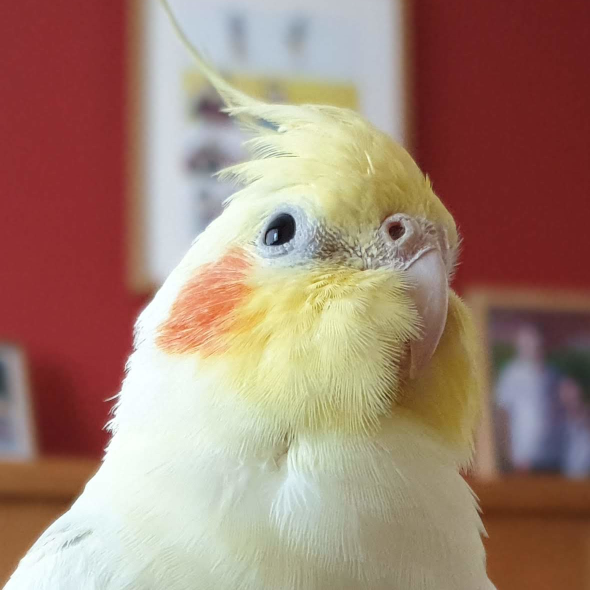
#> input picture utils/images_to_encode/example1.jpg, 1180 x 1180 px (shown at 1/2 size)
$ python image_encoder.py
#> lines starting #> are read from the running program, lines starting #| are printed output that depends on the picture
"""
Uses imagemagick to convert the images into the correct size and format
and then spits the images out into a .txt file in this format:
- Each ascii character worth a nibble (b bits, half a byte)
- Yes, this is shockingly inefficient
- There must be an integer number of bytes within the file
- First byte is the width of the image (so max width is 256)
- Second byte is the height of the image (so max height is 256)
- Subsequent bytes are the data in the image, left to right and top to bottom

Use the OPTIONS constant to change what gets converted
"""

# OPTIONS: input file name, convert to this width, convert to this height, output to this txt file
OPTIONS = [
    ["example1.jpg", 128, 128, "example1.txt"],
    ["example2.jpg", 60, 60, "example2.txt"],
    ["test.png", 3, 3, "test.txt"],
]

from PIL import Image
import os
from time import sleep

# Currently only supports RGB565

def main():
    if not os.path.exists("output"):
        os.makedirs("output")

    for row in OPTIONS:
        source_file = os.path.join("images_to_encode", row[0])
        output_image_width = row[1]
        output_image_height = row[2]
        output_image_file_name = row[3]

        if output_image_width > 0xFFFF:
            output_image_width = 0xFFFF
        elif output_image_width < 0x0000:
            output_image_width = 0x0000

        if output_image_height > 0xFFFF:
            output_image_height = 0xFFFF
        elif output_image_height < 0x0000:
            output_image_height = 0x0000

        # Open the image
        image = Image.open(source_file, 'r')
#> image is the input picture: PIL image 1180x1180 RGB; mean R, G, B 161.8, 131.1, 115.5
        # Resize the image
        resized_image = image.resize((output_image_width, output_image_height))
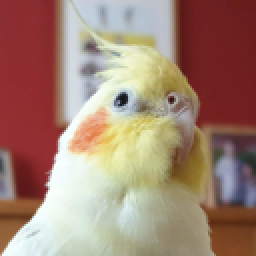
#> resized_image: PIL image 128x128 RGB (shown 2 times larger); mean R, G, B 161.8, 131.1, 115.5
        # Ensure the image is in RGB format
        rgb_image = resized_image.convert("RGB")
        # Convert the pixels into a list or a tuple
        pixel_values = tuple(resized_image.getdata())
#> pixel_values = 16384 items, first 6: (138, 46, 49), (137, 45, 48), (138, 46, 49), (137, 45, 48), (137, 45, 48), (138, 46, 49)

        txt_file = open(os.path.join("output", output_image_file_name), 'w')
        # Write the image width and height
        txt_file.write(convert_byte_to_ascii(output_image_width))
        txt_file.write(convert_byte_to_ascii(output_image_height))

        for pixel in pixel_values:
            r = int((float(pixel[0]) / 255.0) * 0b11111) << 11
            g = int((float(pixel[1]) / 255.0) * 0b111111) << 5
            b = int((float(pixel[2]) / 255.0) * 0b11111)
            # print(bin(r), bin(g), bin(b))
            rgb565 = r + g + b
            byte1 = (rgb565 & 0b1111111100000000) >> 8
            byte2 = rgb565 & 0b0000000011111111
            txt_file.write(convert_byte_to_ascii(byte1))
            txt_file.write(convert_byte_to_ascii(byte2))
#> this loop made 16384 passes
#> (pixel, r, g, b, rgb565, byte1, byte2) on passes 1 to 3: ((138, 46, 49), 32768, 352, 5, 33125, 129, 101), ((137, 45, 48), 32768, 352, 5, 33125, 129, 101), ((138, 46, 49), 32768, 352, 5, 33125, 129, 101)

        print("First value in", row[0], "is", pixel_values[0])
#| First value in example1.jpg is (138, 46, 49)
#> pass 2 of the loop in main, `for row in OPTIONS:`:
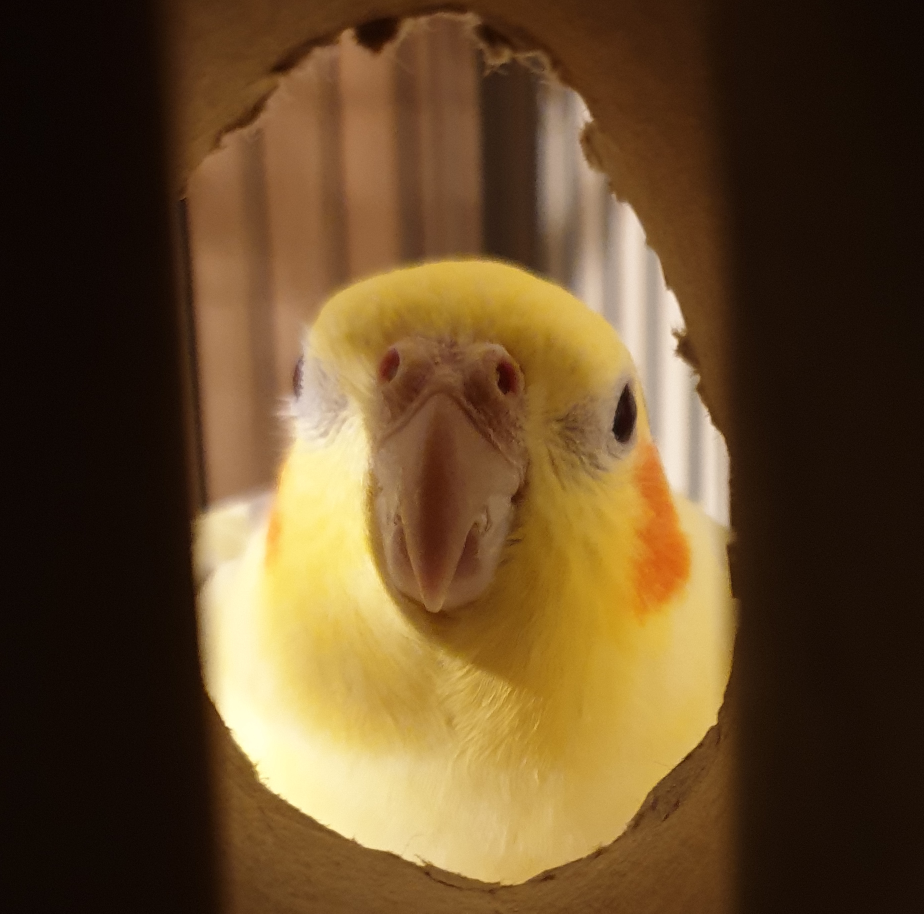
#> input picture utils/images_to_encode/example2.jpg, 1848 x 1827 px (shown at 1/2 size)
#> in main, image is the input picture: PIL image 1848x1827 RGB; mean R, G, B 100.4, 74.4, 41.4
#> in main, `resized_image = image.resize((output_image_width, output_image_height))`:
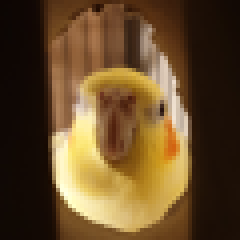
#> resized_image: PIL image 60x60 RGB (shown 4 times larger); mean R, G, B 100.4, 74.4, 41.4
#> the loop in main, `for pixel in pixel_values:` made 3600 passes
#> pixel on passes 1 to 3: (13, 5, 3), (13, 5, 3), (13, 5, 3)
#| First value in example2.jpg is (13, 5, 3)

# Input a value from 0 to 255
# Output is a string with two ascii characters
def convert_byte_to_ascii(byte) -> str:
    if byte > 0xFFFF:
        byte = 0xFFFF
    elif byte < 0x0000:
        byte = 0x0000
    nibble1 = ((byte & 0b11110000) >> 4) + 32
    nibble2 = (byte & 0b00001111) + 32
    char1 = chr(nibble1)
    char2 = chr(nibble2)
    return char1 + char2

if __name__ == '__main__':
#> (the run stopped early here; a loop or call above may not have finished)
